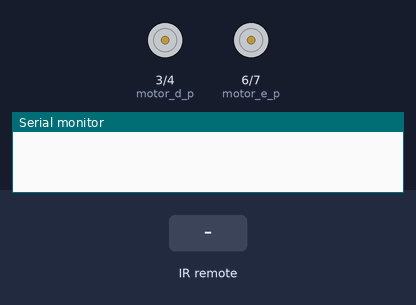
Recording of a sketch running on a simulated Arduino Uno, built with avr-gcc and run on an emulated ATmega328P. Parts: motor-driver pin pairs drawn as motors (green arrow = first pin HIGH = forward, orange = second pin HIGH = backward, longer = more drive), the last lines printed to the serial monitor. The test bench sets the inputs (shaded band).

Above: at 1.2 s.
1.3 s: infrared code 0xFF30CF received
At 2.1 s:
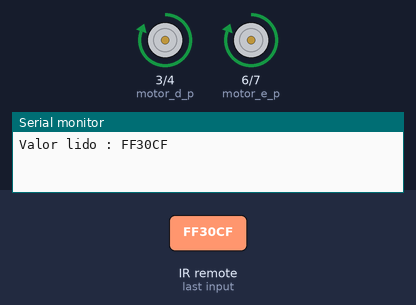
2.8 s: infrared code 0xFF18E7 received
At 3.3 s:
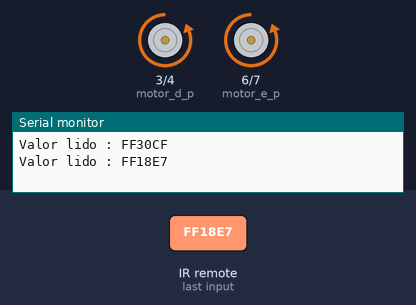
4.3 s: infrared code 0xFF10EF received
At 5.5 s:
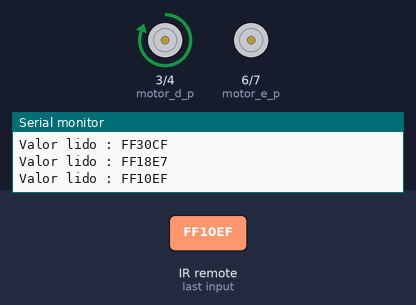
5.8 s: infrared code 0xFF38C7 received
At 6.8 s:
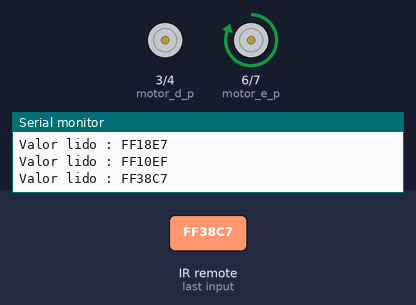
Timing chart, 0 to 8.3 s (numbered marks = the images above; inputs shaded):
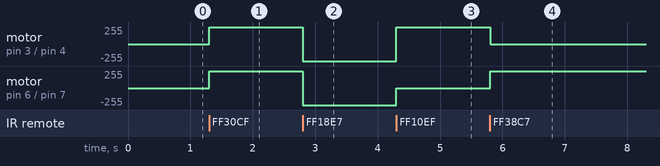

Measured:
- after the input at 1.3 s, motor on pin 3 (motor_d_p) / pin 4 (motor_d_n), motor on pin 6 (motor_e_p) / pin 7 (motor_e_n): stopped → forward 255/255 at once
- after the input at 2.8 s, motor on pin 3 (motor_d_p) / pin 4 (motor_d_n), motor on pin 6 (motor_e_p) / pin 7 (motor_e_n): forward 255/255 → backward 255/255 at once
- after the input at 4.3 s, motor on pin 3 (motor_d_p) / pin 4 (motor_d_n): backward 255/255 → forward 255/255 at once; motor on pin 6 (motor_e_p) / pin 7 (motor_e_n): backward 255/255 → stopped at once
- after the input at 5.8 s, motor on pin 3 (motor_d_p) / pin 4 (motor_d_n): forward 255/255 → stopped at once; motor on pin 6 (motor_e_p) / pin 7 (motor_e_n): stopped → forward 255/255 at once

The sketch:

IrMotorDc.ino
```cpp
/**
 * Andeson de Jesus de Menezes
 * andeson@fasb.edu.br
 * Data: 23/11/2019
 *
 * Controlar Motor DC por IR
 *
 * Tecla 1 - Aciona os motores para ir p/frete
 * Tecla 2 - Aciona os motores para ir p/traz
 * Tecla 4 - Aciona os motores para ir p/Direita
 * Tecla 5 - Aciona os motores para ir p/Esqueda
 * Tecla 9 - Para todos os motores
 *
 * Biblioteca do IRemote -> https://github.com/z3t0/Arduino-IRremote
 */
#include <IRremote.h>

//Motor Direito
int motor_d_p = 3;  //Motor Direito Pino Positivo
int motor_d_n = 4;  //Motor Direito Pino Negativo

//Motor Esquedo
int motor_e_p = 6;  //Motor Esquerdo Pino Positivo
int motor_e_n = 7;  //Motor Esquerdo Pino Negativo


int RECV_PIN = 11;   //Pino do IR Sinal
float ValorIR;       //Valor recebido do Controle Remoto

IRrecv irrecv(RECV_PIN); //Configura a porta que irá usar
decode_results results;  //decodifica resultados

void setup() {
  // Indica que todos os pinos dos motores são opção de Saída
  pinMode(motor_d_p, OUTPUT);
  pinMode(motor_d_n, OUTPUT);
  pinMode(motor_e_p, OUTPUT);
  pinMode(motor_e_n, OUTPUT);

  Serial.begin(9600); // Abre comunicação serial para testar as leituras

  irrecv.enableIRIn(); // Inicializa o receptor IR
}

void loop() {

  if (irrecv.decode(&results))    {
    Serial.print("Valor lido : ");
    Serial.println(results.value, HEX);
    ValorIR = (results.value);

    if (ValorIR == 0xFF30CF) //Verifica se a tecla 1 foi acionada
    {
      //Motor Direito p/frete
      digitalWrite(motor_d_p, HIGH);
      digitalWrite(motor_d_n, LOW);
      //Motor Esquerdo p/frete
      digitalWrite(motor_e_p, HIGH);
      digitalWrite(motor_e_n, LOW);
    }

    if (ValorIR == 0xFF18E7) //Verifica se a tecla 2 foi acionada
    {
      //Motor Direito p/traz
      digitalWrite(motor_d_p, LOW);
      digitalWrite(motor_d_n, HIGH);
      //Motor Esquerdo p/traz
      digitalWrite(motor_e_p, LOW);
      digitalWrite(motor_e_n, HIGH);
    }

    if (ValorIR == 0xFF10EF) //Verifica se a tecla 4 foi acionada
    {
      //Motor Direito p/Direita
      digitalWrite(motor_d_p, HIGH);
      digitalWrite(motor_d_n, LOW);
      //Motor Esquerdo fica parado
      digitalWrite(motor_e_p, LOW);
      digitalWrite(motor_e_n, LOW);
    }

    if (ValorIR == 0xFF38C7) //Verifica se a tecla 5 foi acionada
    {
      //Motor Esquerdo p/Esquerda
      digitalWrite(motor_e_p, HIGH);
      digitalWrite(motor_e_n, LOW);
      //Motor Direito fica parado
      digitalWrite(motor_d_p, LOW);
      digitalWrite(motor_d_n, LOW);
    }

    if (ValorIR == 0xFF52AD) //Verifica se a tecla 9 foi acionada
    {
      //Motor Direito parado
      digitalWrite(motor_d_p, LOW);
      digitalWrite(motor_d_n, LOW);
      //Motor Esquerdo parado
      digitalWrite(motor_e_p, LOW);
      digitalWrite(motor_e_n, LOW);
    }

    irrecv.resume(); //Le o próximo valor
  }

}
```
